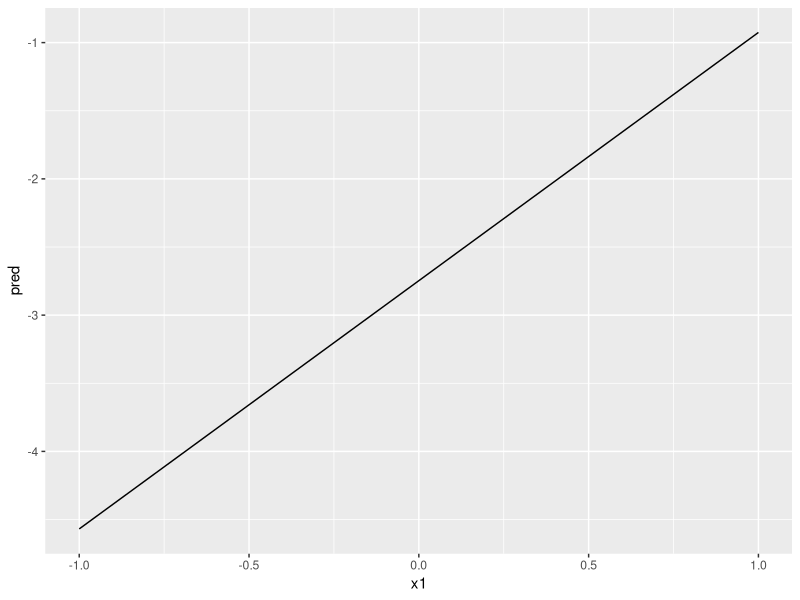
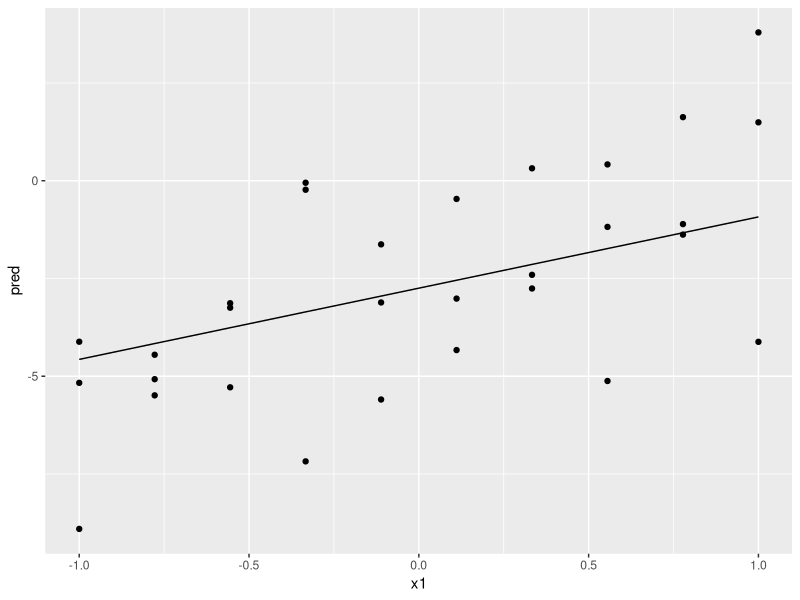
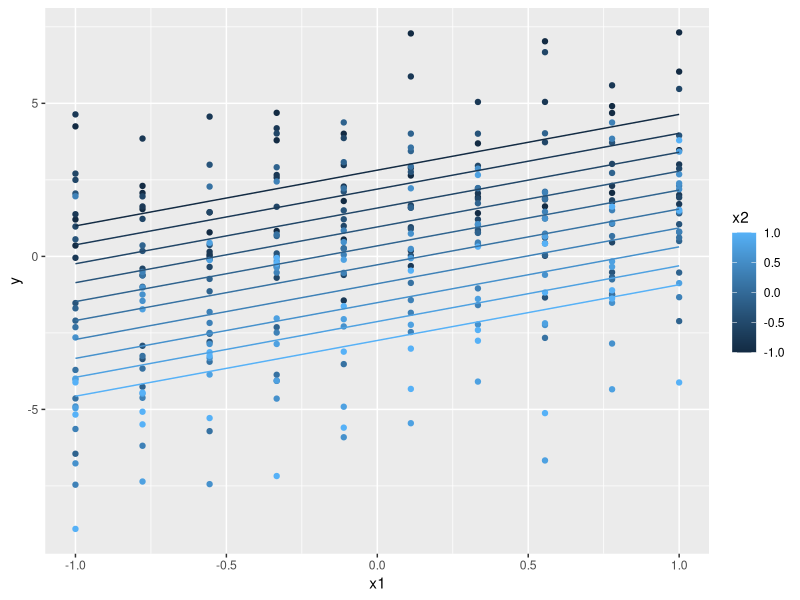
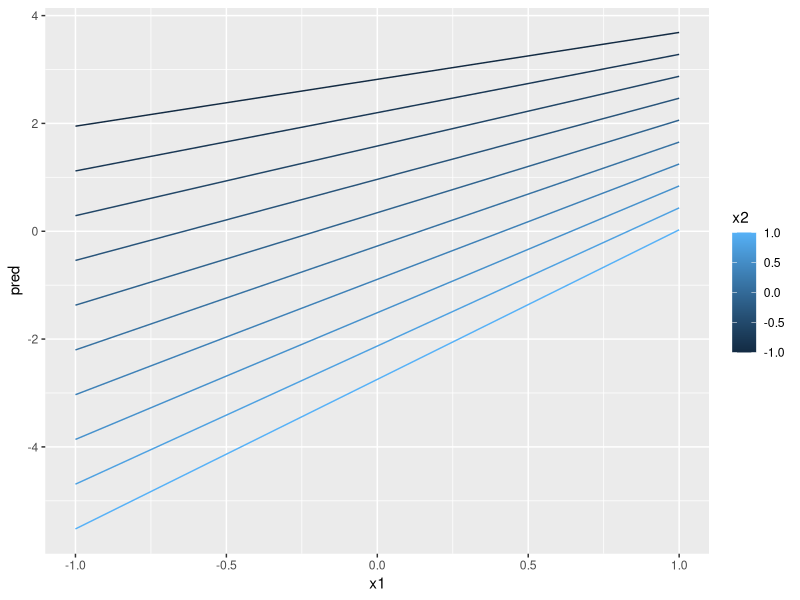
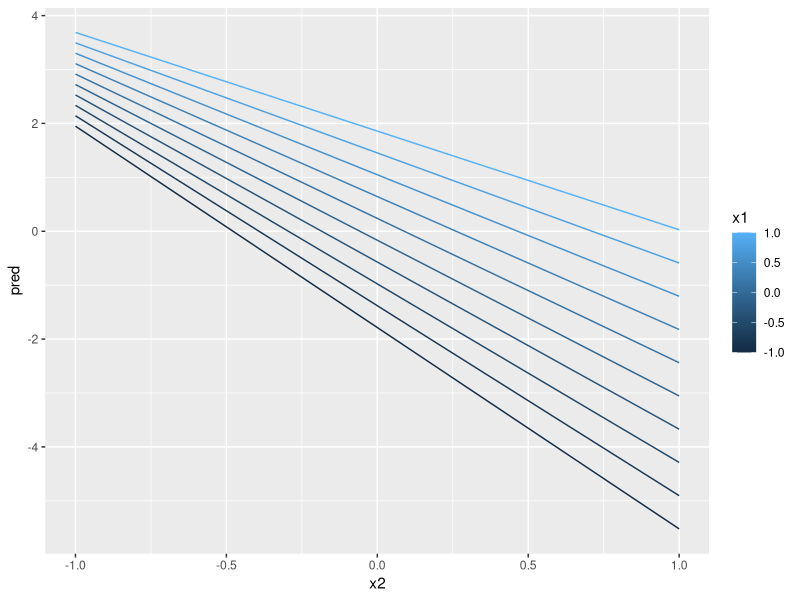
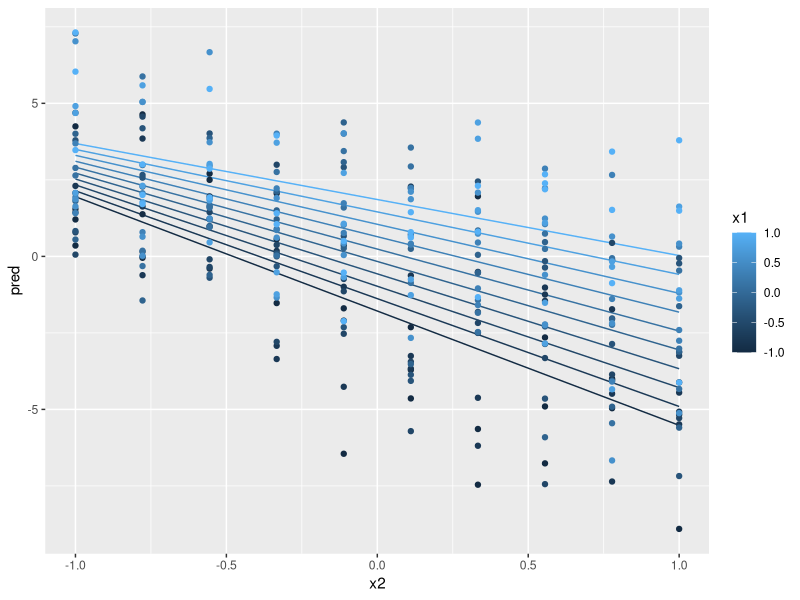
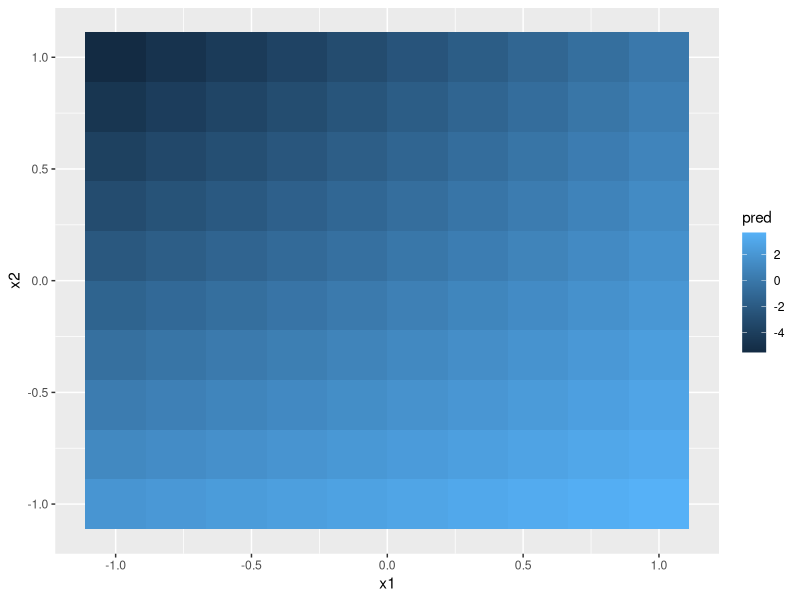
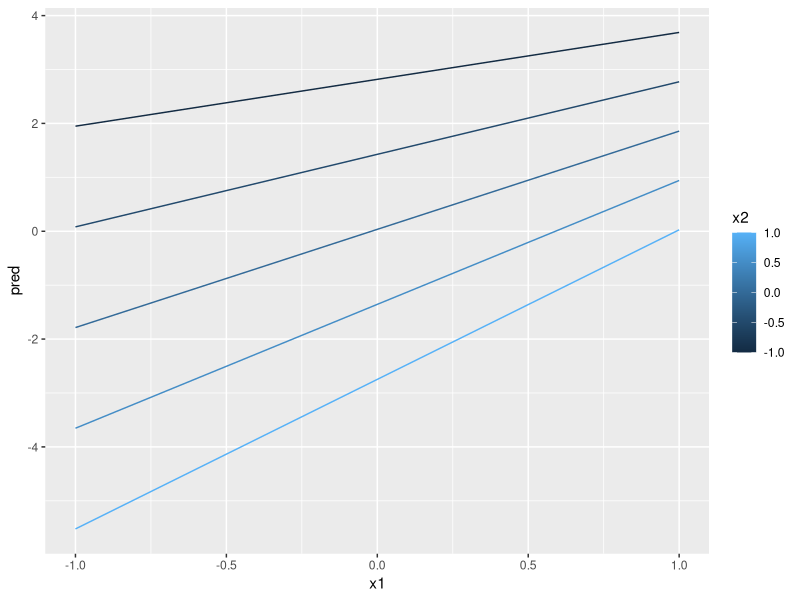

These charts were generated, in order, by the following R code:
## ---- chunk 1
library(tidyverse)
library(modelr)
options(na.action = na.warn)
## ---- chunk 2
sim4
## ---- chunk 3
sim4_mod <- lm(y ~ x1 + x2, data = sim4)
sim4_mod
## ---- chunk 4
data_grid(sim4, x1, x2)
## ---- chunk 5
sim4_pred <- data_grid(sim4, x1, x2) %>% add_predictions(sim4_mod)
sim4_pred
## ---- chunk 6
sim4_pred %>% filter(x2 == 1) %>% 
  ggplot() + 
  geom_line(aes(x = x1, y = pred))
## ---- chunk 7
sim4_pred %>% filter(x2 == 1) %>% 
  ggplot() + 
  geom_line(aes(x = x1, y = pred)) + 
  geom_point(data = sim4 %>% filter(x2 == 1), aes(x = x1, y = y))
## ---- chunk 8
sim4_pred %>% ggplot() + 
  geom_point(data = sim4, aes(x = x1, y = y, color = x2)) +
  geom_line(data = sim4_pred, aes(x = x1, y = pred, color = x2, group = x2))
## ---- chunk 9
sim4_interaction <- lm(y ~ x1 * x2, data = sim4) 
sim4_interaction
## ---- chunk 10
data_grid(sim4, x1, x2) %>% 
  add_predictions(sim4_interaction) %>% 
  ggplot() + geom_line(aes(x = x1, y= pred, color = x2, group = x2))
## ---- chunk 11
data_grid(sim4, x1, x2) %>% 
  add_predictions(sim4_interaction) %>% 
  ggplot() + geom_line(aes(x = x2, y= pred, color = x1, group = x1))
## ---- chunk 12
data_grid(sim4, x1, x2) %>%
  add_predictions(sim4_interaction) %>%
  ggplot() + 
  geom_line(aes(x = x2 , y = pred, color = x1 , group = x1)) + 
  geom_point(data = sim4, aes(x = x2, y=y, color = x1))
## ---- chunk 13
data_grid(sim4, x1, x2) %>% 
  add_predictions(sim4_interaction) %>% 
  ggplot() + 
  geom_tile(aes(x = x1, y = x2, fill = pred))
## ---- chunk 14
dg5 <- sim4 %>% data_grid(
  x1 = seq_range(x1, 5), 
  x2 = seq_range(x2, 5)
)
dg5
## ---- chunk 15
dg5 %>% 
  add_predictions(sim4_interaction) %>% 
  ggplot() + 
  geom_line(aes(x = x1, y = pred, color = x2, group = x2))
## ---- chunk 16
dg5 %>% 
  add_predictions(sim4_interaction) %>% 
  ggplot() + 
  geom_tile(aes(x = x1, y = x2, fill = pred))
## ---- chunk 17
sim3
## ---- chunk 18
count(sim3, x1)
count(sim3, x2)
## ---- chunk 19
ggplot(sim3) + geom_point(aes(x = x1, y = y, color = x2))
## ---- chunk 20
mod_wo_int <- lm(y ~ x1 + x2, data = sim3)
mod_int <- lm( y ~ x1 * x2, data  = sim3)
mod_wo_int
mod_int
## ---- chunk 21
sim3_preds <- sim3 %>% data_grid(x1, x2) %>% gather_predictions(mod_wo_int, mod_int) 

sim3_preds
## ---- chunk 22
sim3_preds %>% filter(model == "mod_wo_int") %>% 
  ggplot() + geom_line(aes(x = x1, y = pred, color = x2)) + 
  geom_point(data = sim3, aes(x = x1, y =y, color = x2))
## ---- chunk 23
sim3_preds %>%
  ggplot() + geom_line(aes(x = x1, y = pred, color = x2)) + 
  geom_point(data = sim3, aes(x = x1, y =y, color = x2)) + 
  facet_wrap( ~ model)
## ---- chunk 24
sim3 %>% 
  gather_residuals(mod_int, mod_wo_int) %>% 
  ggplot() + geom_point(aes(x = x1, y = resid, color = x2)) + 
  facet_grid(x2 ~ model)
## ---- chunk 25
mod_wo_int
## ---- chunk 26
mod_int
